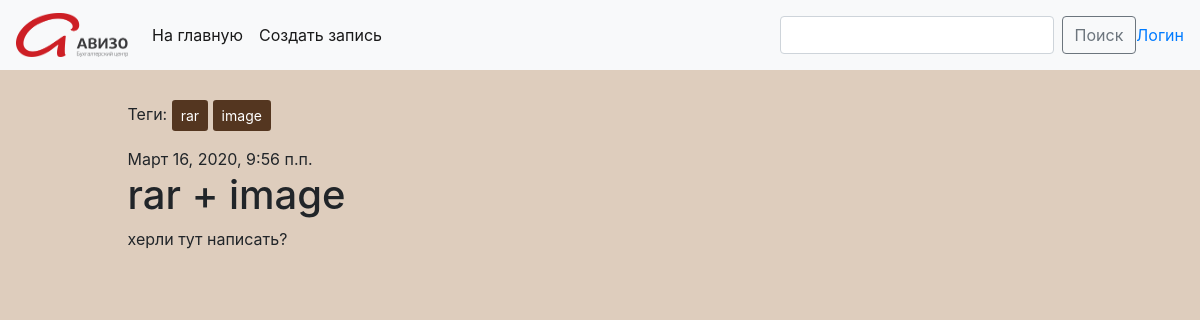
Page /post/80/ on the committed database.
### blog/models.py (models this page shows, shortened)
class Post(models.Model):
    author = models.ForeignKey(settings.AUTH_USER_MODEL, on_delete=models.CASCADE)
    author_first_name = ''
    author_last_name = ''
    title = models.CharField(max_length=200)
    text = models.TextField()
    created_date = models.DateTimeField(default=timezone.now)
    published_date = models.DateTimeField(blank=True, null=True)
    tags = TaggableManager(through=RuTaggedItem)
    document = models.FileField(blank=True)
    image = models.ImageField(blank=True, upload_to='images/')

### blog/views.py (the view)
# urls.py: path('post/<int:pk>/', views.PostDetailView.as_view(), name='post_detail'),
class PostDetailView(View):
    def get(self, request, pk=None):
        post = get_object_or_404(Post, pk=pk)
        return render(request, 'blog/post_detail.html', {'post': post})

### blog/templates/blog/post_detail.html (shortened to what this page needs)
{% extends 'include/base.html' %}
{% block content %}
<div class="post" style="width: 100%; word-break: break-all">
    <p class="tags">Теги: {% for tag in post.tags.all %}
        <a class="btn btn-sm" style="background: #543620; color: #fff" href="{% url 'post_list_by_tag' tag.slug %}" role="button">{{ tag.name }}</a>
        {% endfor %}</p>
    {% if post.published_date %}
    <div class="date">
        {{ post.published_date }}
    </div>
    {% endif %}
    <h1>{{ post.title }}</h1>
    <p>{{ post.text|linebreaksbr }}</p>
    {% if post.image %}
    {% load thumbnail %}
    {% endif %}
</div>
{% endblock %}

### blog/templates/include/base.html (style rules this page uses)
body { background: #decdbd; }

### rows in the picture
Tag: name "rar"
Tag: name "image"
Post: published_date "Март 16, 2020, 9:56 п.п.", title "rar + image", text "херли тут написать?"
